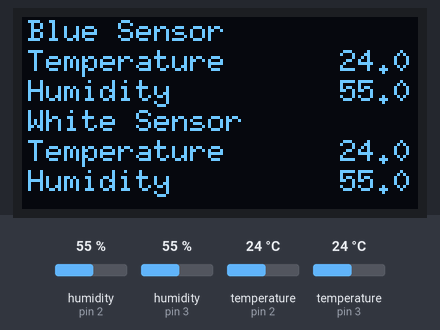
The sketch below on a simulated Arduino Uno, built with avr-gcc and run on an emulated ATmega328P. On the bench: 132×64 one-colour display. The inputs (shaded band) are chosen by the test bench; at power-on: humidity (sensors on pin 2, pin 3) 55 %, temperature (sensors on pin 2, pin 3) 24 °C.

Above: at 3.4 s.
3.5 s: humidity (sensor on pin 2) set to 22 %
At 6.8 s:
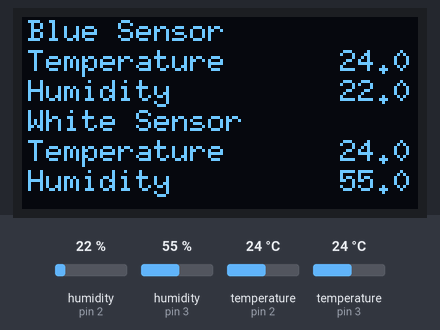
7.1 s: humidity (sensor on pin 3) set to 22 %
At 8.9 s:
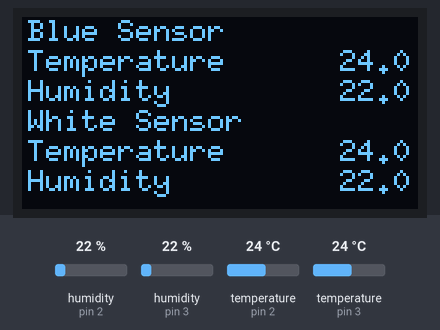
10.6 s: temperature (sensor on pin 2) set to 12 °C
At 14.2 s:
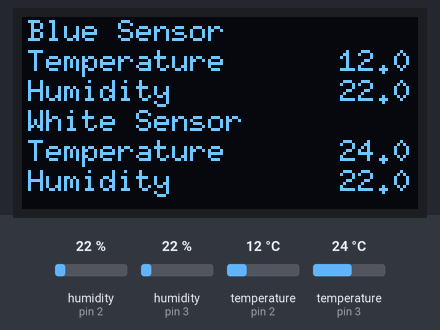
15.0 s: temperature (sensor on pin 3) set to 12 °C
At 17.4 s:
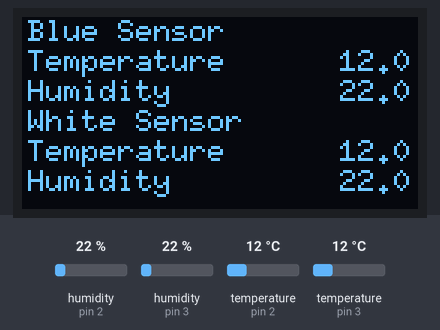
18.5 s: humidity (sensor on pin 2) set to 40 %
At 22.6 s:
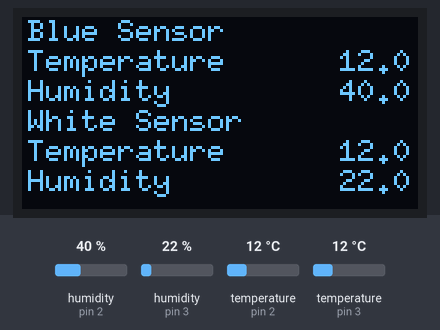
22.9 s: humidity (sensor on pin 3) set to 40 %
At 24.8 s:
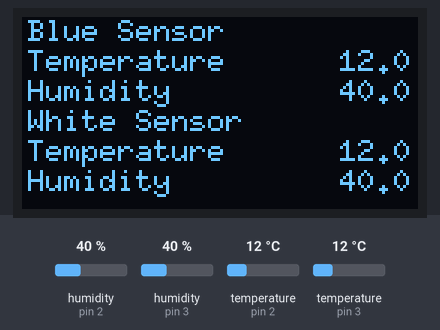
Timing chart, 0 to 26.3 s (numbered marks = the images above; inputs shaded):
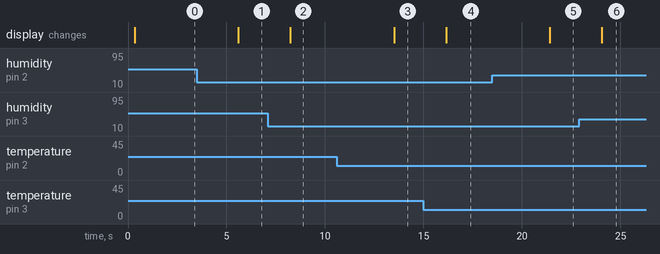

Measured:
- after the input at 3.5 s, the display: changes after 2.1 s (image 1)
- after the input at 7.1 s, the display: changes after 1.1 s (image 2)
- after the input at 10.6 s, the display: changes after 2.9 s (image 3)
- after the input at 15.0 s, the display: changes after 1.1 s (image 4)
- after the input at 18.5 s, the display: changes after 2.9 s (image 5)
- after the input at 22.9 s, the display: changes after 1.2 s (image 6)

The sketch:

TempPlusDisplayOLED.ino
```cpp
#include "U8glib.h"
#include "DHT.h"

#define DHT1PIN 2
#define DHT1TYPE DHT11

#define DHT2PIN 3
#define DHT2TYPE DHT22

DHT dht1(DHT1PIN, DHT1TYPE);
DHT dht2(DHT2PIN, DHT2TYPE);

U8GLIB_SSD1306_132X64 u8g(10, 9, 12, 11, 13);
//                        D0, D1,CS, DC, RST

int i;
char str[33];

void u8g_prepare(void) {
  u8g.setFont(u8g_font_6x10);
  u8g.setFontRefHeightExtendedText();
  u8g.setDefaultForegroundColor();
  u8g.setFontPosTop();
}

void u8g_box_frame(uint8_t a) {
  u8g.drawStr( 2, 0, "drawBox");
  u8g.drawBox(5,10,20,10);
  u8g.drawBox(10+a,15,30,7);
  u8g.drawStr( 2, 30, "drawFrame");
  u8g.drawFrame(5,10+30,20,10);
  u8g.drawFrame(10+a,15+30,30,7);
}

void u8g_disc_circle(uint8_t a) {
  u8g.drawStr( 2, 0, "drawDisc");
  u8g.drawDisc(10,18,9);
  u8g.drawDisc(24+a,16,7);
  u8g.drawStr( 2, 30, "drawCircle");
  u8g.drawCircle(10,18+30,9);
  u8g.drawCircle(24+a,16+30,7);
}

void u8g_r_frame(uint8_t a) {
  u8g.drawStr( 2, 0, "drawRFrame/Box");
  u8g.drawRFrame(5, 10,40,30, a+1);
  u8g.drawRBox(50, 10,25,40, a+1);
}

void u8g_string(uint8_t a) {
  u8g.drawStr(30+a,31, " 0");
  u8g.drawStr90(30,31+a, " 90");
  u8g.drawStr180(30-a,31, " 180");
  u8g.drawStr270(30,31-a, " 270");
}

void u8g_line(uint8_t a) {
  u8g.drawStr( 2, 0, "drawLine");
  u8g.drawLine(7+a, 10, 40, 55);
  u8g.drawLine(7+a*2, 10, 60, 55);
  u8g.drawLine(7+a*3, 10, 80, 55);
  u8g.drawLine(7+a*4, 10, 100, 55);
}

void u8g_triangle(uint8_t a) {
  uint16_t offset = a;
  u8g.drawStr( 2, 0, "drawTriangle");
  u8g.drawTriangle(14,7, 45,30, 10,40);
  u8g.drawTriangle(14+offset,7-offset, 45+offset,30-offset, 57+offset,10-offset);
  u8g.drawTriangle(57+offset*2,10, 45+offset*2,30, 86+offset*2,53);
  u8g.drawTriangle(10+offset,40+offset, 45+offset,30+offset, 86+offset,53+offset);
}

void u8g_ascii_1() {
  char s[2] = " ";
  uint8_t x, y;
  u8g.drawStr( 2, 0, "ASCII page 1");
  for( y = 0; y < 6; y++ ) {
    for( x = 0; x < 16; x++ ) {
      s[0] = y*16 + x + 32;
      u8g.drawStr(x*7+2, y*10+10, s);
    }
  }
}

void u8g_ascii_2() {
  char s[2] = " ";
  uint8_t x, y;
  u8g.drawStr( 2, 0, "ASCII page 2");
  for( y = 0; y < 6; y++ ) {
    for( x = 0; x < 16; x++ ) {
      s[0] = y*16 + x + 160;
      u8g.drawStr(x*7+2, y*10+10, s);
    }
  }
}

void u8g_extra_page(uint8_t a)
{
  if ( u8g.getMode() == U8G_MODE_HICOLOR || u8g.getMode() == U8G_MODE_R3G3B2) {
    /* draw background (area is 128x128) */
    u8g_uint_t r, g, b;
    b = a << 5;
    for( g = 0; g < 64; g++ )
    {
      for( r = 0; r < 64; r++ )
      {
	u8g.setRGB(r<<2, g<<2, b );
	u8g.drawPixel(g, r);
      }
    }
    u8g.setRGB(255,255,255);
    u8g.drawStr( 66, 0, "Color Page");
  }
  else if ( u8g.getMode() == U8G_MODE_GRAY2BIT )
  {
    u8g.drawStr( 66, 0, "Gray Level");
    u8g.setColorIndex(1);
    u8g.drawBox(0, 4, 64, 32);
    u8g.drawBox(70, 20, 4, 12);
    u8g.setColorIndex(2);
    u8g.drawBox(0+1*a, 4+1*a, 64-2*a, 32-2*a);
    u8g.drawBox(74, 20, 4, 12);
    u8g.setColorIndex(3);
    u8g.drawBox(0+2*a, 4+2*a, 64-4*a, 32-4*a);
    u8g.drawBox(78, 20, 4, 12);
  }
  else
  {
    u8g.drawStr( 2, 12, "setScale2x2");
    u8g.setScale2x2();
    u8g.drawStr( 1, 6+a, "setScale2x2");
    u8g.undoScale();
  }
}


uint8_t draw_state = 0;

void draw(void) {
  float h1 = dht1.readHumidity();
  float t1 = dht1.readTemperature();

  float h2 = dht2.readHumidity();
  float t2 = dht2.readTemperature();

  u8g_prepare();

  u8g.drawStr( 2, 0, "Blue Sensor");

  u8g.drawStr( 2, 10, "Temperature");
  dtostrf(t1, 10, 1, str);
  u8g.drawStr(70, 10, str);

  u8g.drawStr( 2, 20, "Humidity");
  dtostrf(h1, 10, 1, str);
  u8g.drawStr(70, 20, str);

  u8g.drawStr( 2, 30, "White Sensor");

  u8g.drawStr( 2, 40, "Temperature");
  dtostrf(t2, 10, 1, str);
  u8g.drawStr(70, 40, str);

  u8g.drawStr( 2, 50, "Humidity");
  dtostrf(h2, 10, 1, str);
  u8g.drawStr(70, 50, str);

//  switch(draw_state >> 3) {
////    case 0: u8g_box_frame(draw_state&7); break;
////    case 1: u8g_disc_circle(draw_state&7); break;
////    case 2: u8g_r_frame(draw_state&7); break;
////    case 3: u8g_string(draw_state&7); break;
////    case 4: u8g_line(draw_state&7); break;
////    case 5: u8g_triangle(draw_state&7); break;
//    case 0: u8g_ascii_1(); break;
//    case 1: u8g_ascii_2(); break;
////    case 8: u8g_extra_page(draw_state&7); break;
//  }
}

void setup(void) {

  // flip screen, if required
  //u8g.setRot180();
dht1.begin();
dht2.begin();

  pinMode(13, OUTPUT);
  digitalWrite(13, HIGH);
}

void loop(void) {
  // picture loop
  u8g.firstPage();
  do {
    draw();
  } while( u8g.nextPage() );

  // increase the state
  draw_state++;
  if ( draw_state >= 9*8 )
    draw_state = 0;

  // rebuild the picture after some delay
  delay(1000);
}
```
